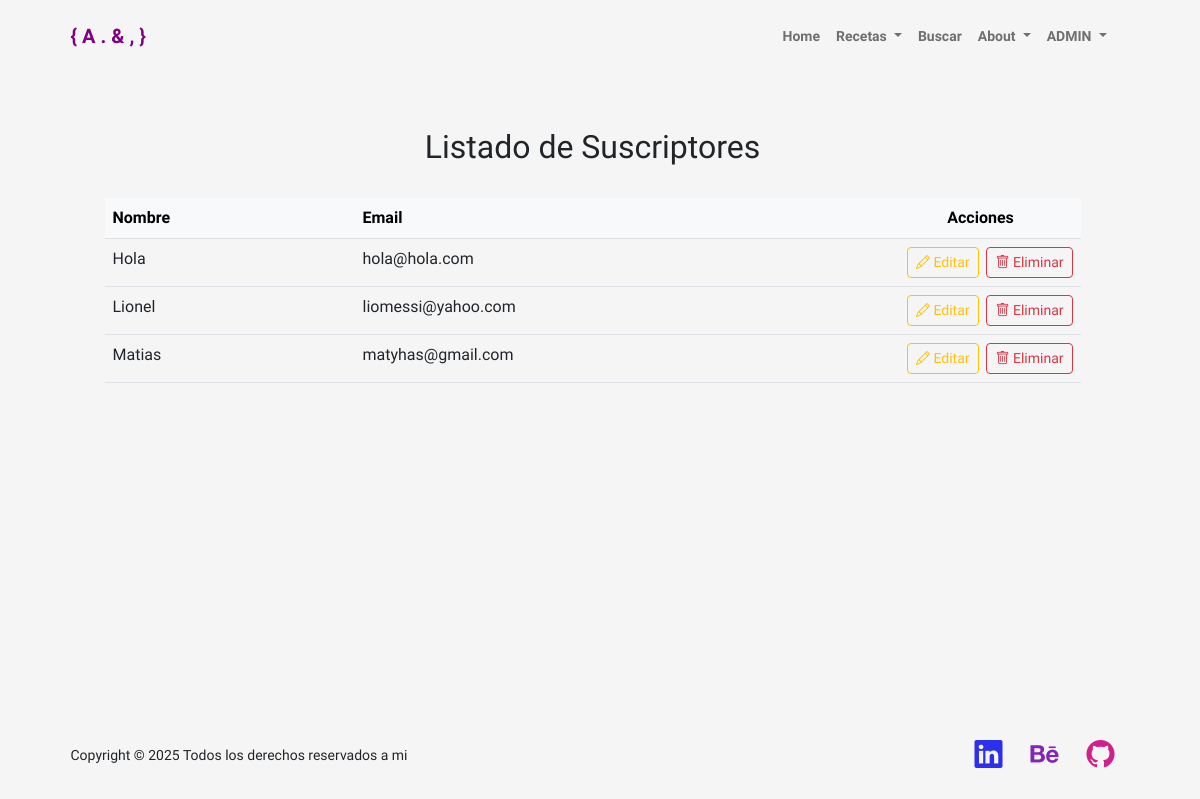
The app's page /tabla_edicion_suscriptores/ (signed in), older data.
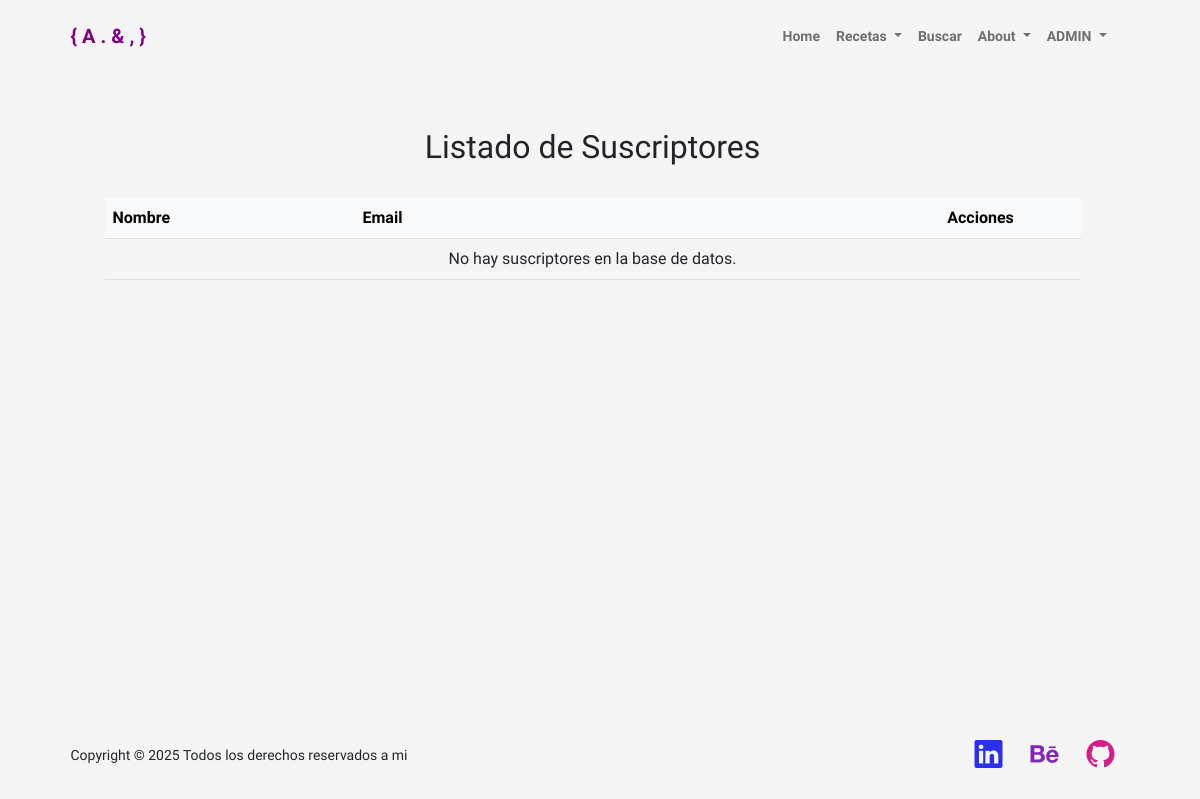
The same page, newer data.
### portfolio/models.py (models this page shows, shortened)
class Suscriptor(models.Model):
    nombre = models.CharField(max_length=40)
    email = models.EmailField()

### portfolio/views.py (the view)
# urls.py: path('tabla_edicion_suscriptores/', views.tabla_edicion_suscriptores, name='tabla_edicion_suscriptores'),
@user_passes_test(solo_superuser)
def tabla_edicion_suscriptores(request):
    suscriptores = Suscriptor.objects.all().order_by('nombre')
    return render(request, 'portfolio/tabla_edicion_suscriptores.html', {'suscriptores': suscriptores})

### portfolio/views.py (called while the page is built)
def solo_superuser(user):
    return user.is_superuser

### portfolio/templates/portfolio/tabla_edicion_suscriptores.html (shortened to what this page needs)
{% extends 'portfolio/padre.html' %}
{% load static %}
{% block contenido %}
<div class="container py-5" style="max-width: 1000px;">
    <h2 class="mb-4 py-2 text-center">Listado de Suscriptores</h2>
    <div class="table-responsive">
        <table class="table table-hover align-left">
            <thead class="table-light">
                <tr class="text-start">
                    <th style="width: 250px; max-width: 300px;">Nombre</th>
                    <th style="max-width: 250px;">Email</th>
                    <th style="width: 200px;" class="text-center">Acciones</th>
                </tr>
            </thead>
            <tbody>
                {% for suscriptor in suscriptores %}
                    <td style="max-width: 150px; overflow: hidden; text-overflow: ellipsis; white-space: nowrap;" class="text-start">
                        {{ suscriptor.nombre }}
                    </td>
                    <td style="max-width: 150px; overflow: hidden; text-overflow: ellipsis; white-space: nowrap;" class="text-start">
                        {{ suscriptor.email }}
                    </td>
                    <td class="text-end">
                        <a href="{% url 'editar_suscriptor' suscriptor.pk %}" class="btn btn-sm btn-outline-warning me-1" title="Editar">
                            <i class="bi bi-pencil"></i>
                            Editar
                        </a>
                    <form method="post" action="{% url 'eliminar_suscriptor' suscriptor.pk %}" style="display: inline;" onsubmit="return confirm('¿Estás seguro de que quieres eliminar este suscriptor?');">
                        <button type="submit" class="btn btn-sm btn-outline-danger" title="Eliminar" onclick="event.stopPropagation();">
                            <i class="bi bi-trash"></i>
                            Eliminar
                        </button>
                    </form>
                    </td>
                {% empty %}
                <tr>
                    <td colspan="4" class="text-center">No hay suscriptores en la base de datos.</td>
                </tr>
                {% endfor %}
            </tbody>
        </table>
    </div>
</div>
{% endblock %}

### portfolio/templates/portfolio/padre.html (shortened to what this page needs)
<!DOCTYPE html>
<html lang="en">
    <head>
        {% load static %}
        <link rel="stylesheet" href="https://cdn.jsdelivr.net/npm/bootstrap-icons/font/bootstrap-icons.css">
        <link href="{%static 'css/styles.css' %}" rel="stylesheet" />
        <link rel="stylesheet" href="https://cdn.quilljs.com/1.3.6/quill.snow.css">
        <link href="https://cdn.jsdelivr.net/npm/select2@4.1.0-rc.0/dist/css/select2.min.css" rel="stylesheet" />
    </head>
        <body class="d-flex flex-column h-100" style="background: whitesmoke; background-attachment: fixed; min-height: 100vh;">
        <nav class="navbar navbar-expand-lg navbar-light py-3">
            <div class="container px-5">
                <a class="navbar-brand" href="{% url 'index' %}"><span class="fw-bolder" style="color: purple">{ A . & , }</span></a>
                <div class="collapse navbar-collapse" id="navbarSupportedContent">
                    <ul class="navbar-nav ms-auto mb-2 mb-lg-0 small fw-bolder">
                        <li class="nav-item"><a class="nav-link" href="{% url 'index' %}" onmouseover="this.style.color='purple'" onmouseout="this.style.color=''">Home</a></li>
                        {% if request.user.is_authenticated %}
                        <li class="nav-item dropdown">
                            <a class="nav-link dropdown-toggle" href="{% url 'recetas' %}" id="navbarDropdownRecetas" role="button"
                                data-bs-toggle="dropdown" aria-expanded="false"
                                onmouseover="this.style.color='purple'" onmouseout="this.style.color=''">
                                Recetas
                            </a>
                            </li>
                        {% endif %}
                        <li class="nav-item"><a class="nav-link" href="{% url 'buscador' %}" onmouseover="this.style.color='purple'" onmouseout="this.style.color=''">Buscar</a></li>
                        <li class="nav-item dropdown">
                            <a class="nav-link dropdown-toggle" href="{% url 'recetas' %}" id="navbarDropdownRecetas" role="button"
                            data-bs-toggle="dropdown" aria-expanded="false"
                            onmouseover="this.style.color='purple'" onmouseout="this.style.color=''">
                            About
                            </a>
                        </li>
                        {% if request.user.is_authenticated %}
                        <li class="nav-item dropdown">
                            <a class="nav-link dropdown-toggle" href="#" id="navbarDropdownPerfil" role="button"
                            data-bs-toggle="dropdown" aria-expanded="false"
                            onmouseover="this.style.color='purple'" onmouseout="this.style.color=''">
                                {% if request.user.is_superuser %}
                                    <strong class="fw-bolder">ADMIN</strong>
                                {% else %}
                                    <strong class="fw-bolder">{{ user.username }}</strong>
                                {% endif %}
                            </a>
                        </li>
                        {% endif %}
                    </ul>
                </div>
            </div>
        </nav>
        <main>
            {% block contenido %}{% endblock %}
        </main>
        <footer class="bg-whitesmoke py-4 mt-auto" style="background: transparent;">
            <div class="container px-5">
                <div class="row align-items-center justify-content-between flex-column flex-sm-row">
                    <div class="col-auto"><div class="small m-0">Copyright &copy; 2025 Todos los derechos reservados a mi</div></div>
                    <div class="col-lg-6 h-100 text-center text-lg-end my-auto">
                        <ul class="list-inline mb-0">
                            <li class="list-inline-item me-4">
                                <a href="https://www.linkedin.com/in/matiaslucewicz/" target="_blank" rel="noopener noreferrer" style="color: #2c2feb"><i class="bi-linkedin fs-3"></i></a>
                            </li>
                            <li class="list-inline-item me-4">
                                <a href="https://www.behance.net/matiasluc" target="_blank" rel="noopener noreferrer" style="color: #8326b7"><i class="bi-behance fs-3"></i></a>
                            </li>
                            <li class="list-inline-item">
                                <a href="https://github.com/matiluc/" target="_blank" rel="noopener noreferrer" style="color: #d21f89"><i class="bi-github fs-3"></i></a>
                            </li>
                        </ul>
                    </div>
                </div>
            </div>
        </footer>
    </body>
</html>

Row changes from the older to the newer data that the page shows:
removed Suscriptor: nombre "Hola", email "hola@hola.com"
removed Suscriptor: nombre "Lionel", email "liomessi@yahoo.com"
removed Suscriptor: nombre "Matias", email "matyhas@gmail.com"
Text that changed along with them:
text now shown: "No hay suscriptores en la base de datos."
